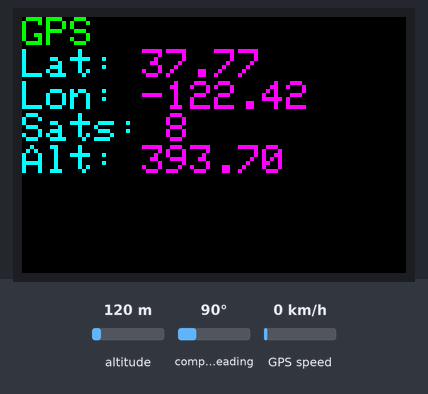
The sketch below on a simulated Arduino Uno, built with avr-gcc and run on an emulated ATmega328P. Parts: 96×64 colour display. The test bench sets the inputs (shaded band); at power-on: altitude 120 m, compass heading 90°, GPS speed 0 km/h. The GPS gets a fix after 3 s at 37.7749, -122.4194 with 8 satellites; what the sketch prints to the serial monitor is not drawn.

Above: at 3.8 s.
3.9 s: altitude set to 20 m
At 7.1 s:
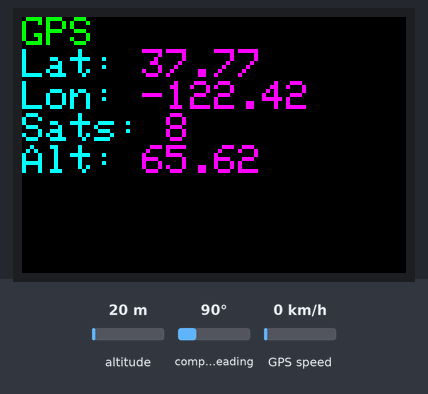
10.8 s: altitude set to 250 m
At 13.4 s:
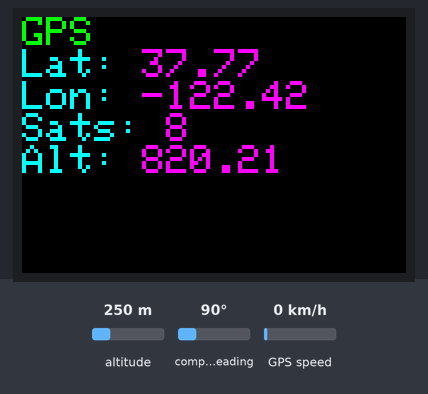
15.3 s: altitude set to 500 m
At 16.6 s:
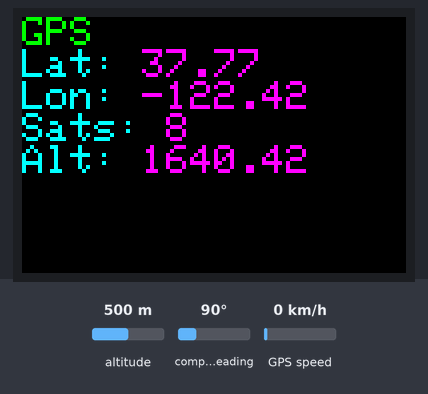
Timing chart, 0 to 18.3 s (numbered marks = the images above; inputs shaded):
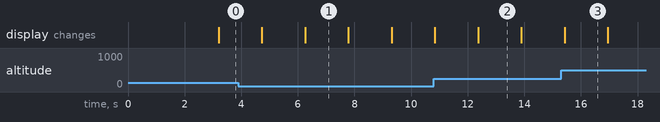

Measured:
- what the display in image 1 shows lasts 1.5 s, from 6.3 s to 7.8 s

The sketch:

oledGPS.ino
```cpp
#include <Arduino.h>
#include <Adafruit_GFX.h>
#include <Adafruit_SSD1331.h>
#include <SPI.h>
#include <TinyGPS++.h>
#include <SoftwareSerial.h>
#include "Wire.h"

//// DEFINES //////////////////////////////////////////////////////////////////
// Arduino Pins for GPS
#define txGPSPin 6
#define rxGPSPin 5
#define gpsBaud  9600

// Arduino Pins for OLED Screen
#define sclk 13     // scl
#define mosi 11     // sda
#define cs   10     // cd
#define dc   9      // rst
#define rst  8      // dc

// Colors
#define	BLACK           0x0000
#define	BLUE            0x001F
#define	RED             0xF800
#define	GREEN           0x07E0
#define CYAN            0x07FF
#define MAGENTA         0xF81F
#define YELLOW          0xFFE0
#define WHITE           0xFFFF

// Default Colors
#define OledTextColor   MAGENTA
#define OledBackColor   BLACK

//// VARIABLES ////////////////////////////////////////////////////////////////
Adafruit_SSD1331 display = Adafruit_SSD1331(cs, dc, mosi, sclk, rst); // The display
TinyGPSPlus gps; // The GPS
SoftwareSerial gpsSerial(rxGPSPin, txGPSPin); // Software serial interface for the GPS

//// FUNCTIONS ////////////////////////////////////////////////////////////////
// Initializes the oled display
void initializeDisplay() {
  display.begin();
  display.fillScreen(BLACK);
  display.setCursor(0,0);
  display.setTextColor(OledTextColor);
  display.setTextSize(1);
  printInColor("Zhenia's Arduino", RED);
  delay(1000);
}
// Displays basic information from the GPS unit
void displayBasicInfo() {
  display.fillScreen(BLACK);
  display.setCursor(0, 0);
  printInColor("GPS\n", GREEN);
  printInColor("Lat: ", CYAN);
  display.println(gps.location.lat());
  printInColor("Lon: ", CYAN);
  display.println(gps.location.lng());
  printInColor("Sats: ", CYAN);
  display.println(gps.satellites.value());
  printInColor("Alt: ", CYAN);
  display.println(gps.altitude.feet());
}
// Displays time and date from the GPS unit
void displayTimeAndDate() {
  display.fillScreen(BLACK);
  display.setCursor(0, 0);
  printInColor("Current Time: \n", GREEN);

  display.print(gps.time.hour() + 4);
  display.print(":");
  display.print(gps.time.minute());
  display.print(":");
  display.print(gps.time.second());
}
// Prints a line in a specified Color
void printInColor(String text, uint16_t color) {
  display.setTextColor(color);
  display.print(text);
  display.setTextColor(OledTextColor);
}

//// SETUP ////////////////////////////////////////////////////////////////////
void setup() {
  Serial.begin(9600);
  Serial.println("Online");

  gpsSerial.begin(gpsBaud);
  Serial.println(TinyGPSPlus::libraryVersion());

  initializeDisplay();
}
//// LOOP /////////////////////////////////////////////////////////////////////
void loop() {
  while(gpsSerial.available()) {
    gps.encode(gpsSerial.read());
  }
  if(gps.location.isUpdated()) {
    displayBasicInfo();
    delay(1500);
    displayTimeAndDate();
    delay(1500);
  }
}
```
